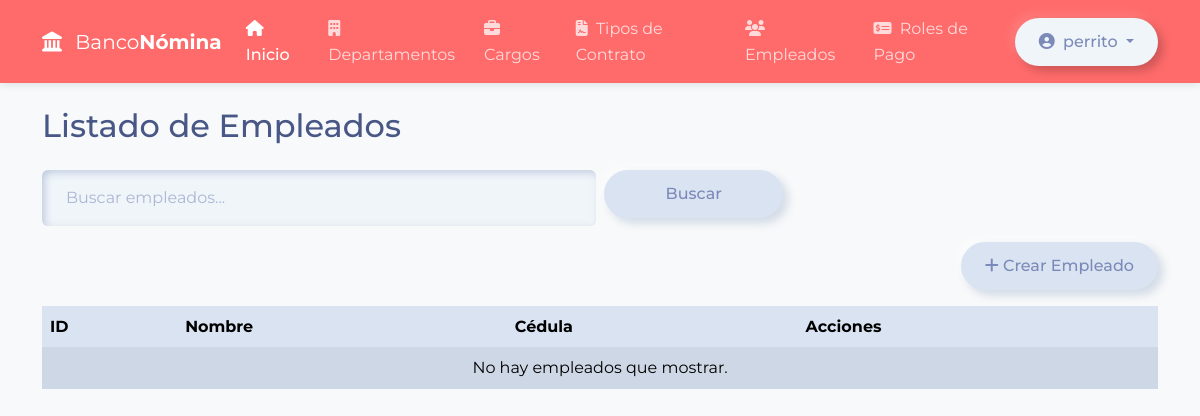
Before: /core/empleados/ (signed in) with the older database file.
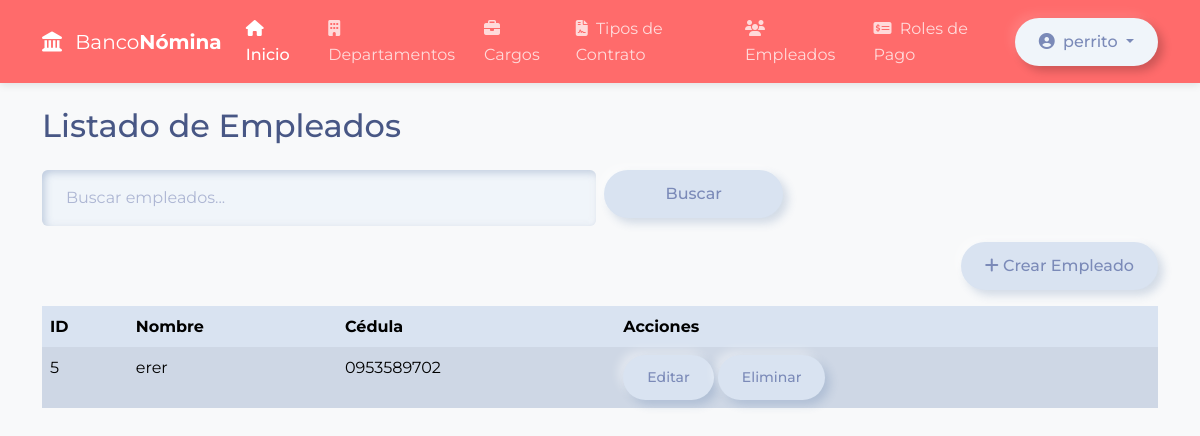
After: the same page with the newer database file.
### core/models.py (models this page shows, shortened)
class Empleado(models.Model):
    SEXO_CHOICES = [
    ('M', 'Masculino'),
    ('F', 'Femenino'),
    ]
    nombre = models.CharField(max_length=100)
    cedula = models.CharField(max_length=20, unique=True)
    direccion = models.TextField()
    sexo = models.CharField(max_length=1, choices=SEXO_CHOICES)
    sueldo = models.DecimalField(max_digits=10, decimal_places=2)
    cargo = models.ForeignKey(Cargo, on_delete=models.CASCADE)
    departamento = models.ForeignKey(Departamento,
    on_delete=models.CASCADE)
    tipo_contrato = models.ForeignKey(TipoContrato,
    on_delete=models.CASCADE)

### core/views.py (the view)
# urls.py: path('empleados/', views.Lista, name='Lista'),
@login_required
def Lista(request):
    search_query = request.GET.get('q', '')
    empleados = Empleado.objects.all()
    if search_query:
        empleados = empleados.filter(nombre__icontains=search_query)
    paginator = Paginator(empleados, 10)  # 10 empleados por página
    page_number = request.GET.get('page')
    page_obj = paginator.get_page(page_number)
    context = {
        'empleados': page_obj,
        'search_query': search_query,
    }
    return render(request, 'empleado/empleado_list.html', context)

### core/templates/empleado/empleado_list.html (shortened to what this page needs)
{% extends "home.html" %}
{% block content %}
<div class="container py-4">
  <h2 class="mb-4">Listado de Empleados</h2>
  <form method="get" class="row g-2 mb-3">
    <div class="col-md-6">
      <input type="text" name="q" class="form-control" placeholder="Buscar empleados..." value="{{ search_query }}">
    </div>
    <div class="col-md-2">
      <button type="submit" class="btn btn-primary w-100">Buscar</button>
    </div>
  </form>
  <div class="mb-3 text-end">
    <a href="{% url 'core:CrearEmpleado' %}" class="btn btn-success">
      <i class="fas fa-plus"></i> Crear Empleado
    </a>
  </div>
  <div class="table-responsive">
    <table class="table table-striped table-bordered">
      <thead>
        <tr>
          <th>ID</th>
          <th>Nombre</th>
          <th>Cédula</th>
          <th>Acciones</th>
        </tr>
      </thead>
      <tbody>
        {% for empleado in empleados %}
        <tr>
          <td>{{ empleado.id }}</td>
          <td>{{ empleado.nombre }}</td>
          <td>{{ empleado.cedula }}</td>
          <td>
            <a href="{% url 'core:UpdateEmpleado' empleado.id %}" class="btn btn-sm btn-warning">Editar</a>
            <a href="{% url 'core:DeleteEmpleado' empleado.id %}" class="btn btn-sm btn-danger">Eliminar</a>
          </td>
        </tr>
        {% empty %}
        <tr>
          <td colspan="4" class="text-center">No hay empleados que mostrar.</td>
        </tr>
        {% endfor %}
      </tbody>
    </table>
  </div>
</div>
{% endblock %}

Changed rows visible on the page:
added Empleado: id "5", nombre "erer", cedula "0953589702"
Other visible differences:
text no longer shown: "No hay empleados que mostrar."
